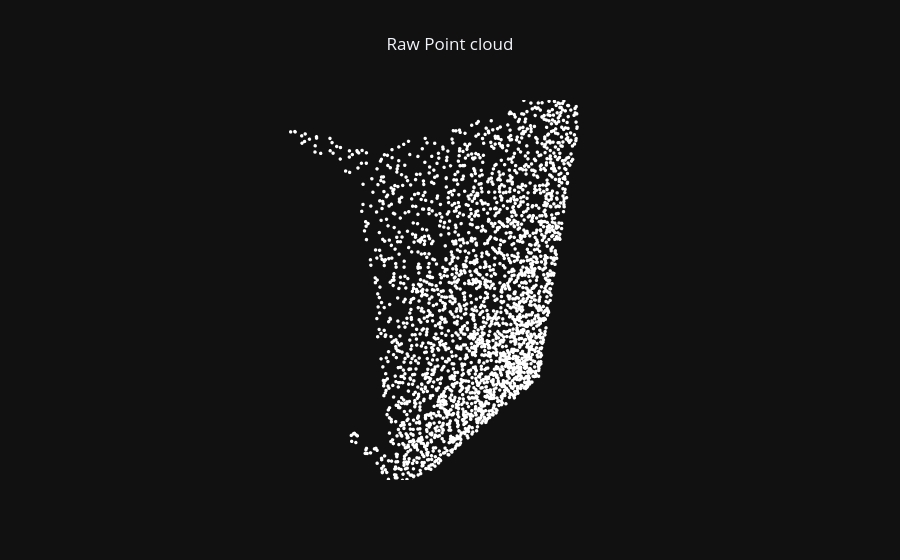

Notebook code for this chart:
### Code cell
pc_plots = plot_pc_data3d(x=points[:,0], y=points[:,1], z=points[:,2], apply_color_gradient=False, color=PART_COLORS[seg_labels - 1], marker_size=2)
layout = dict(template="plotly_dark", title="Raw Point cloud", scene=PCD_SCENE, title_x=0.5)
fig = go.Figure(data=pc_plots, layout=layout)   
fig.show()

### Figure 1 — Plotly figure (JSON) as saved in the notebook; plotly's stock layout.template omitted (floating-point values rounded to 4 significant figures; data arrays with more than 128 entries replaced by an {"elided": "..."} marker saying what was removed)
{"data": [{"hoverinfo": "skip", "marker": {"color": {"elided": "2836x3 int values"}, "opacity": 1, "size": 2}, "mode": "markers", "showlegend": false, "type": "scatter3d", "x": {"elided": "2836 float values"}, "y": {"elided": "2836 float values"}, "z": {"elided": "2836 float values"}}], "layout": {"scene": {"aspectmode": "data", "xaxis": {"visible": false}, "yaxis": {"visible": false}, "zaxis": {"visible": false}}, "title": {"text": "Raw Point cloud", "x": 0.5}}}
